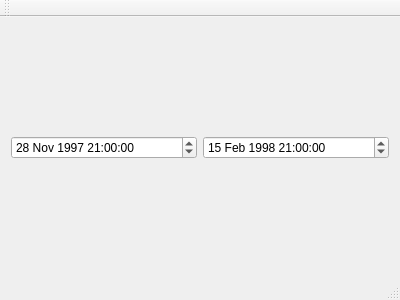
<?xml version="1.0" encoding="UTF-8"?>
<ui version="4.0">
 <class>MainWindow</class>
 <widget class="QMainWindow" name="MainWindow">
  <property name="geometry">
   <rect>
    <x>0</x>
    <y>0</y>
    <width>400</width>
    <height>300</height>
   </rect>
  </property>
  <property name="windowTitle">
   <string>MainWindow</string>
  </property>
  <widget class="QWidget" name="centralWidget">
   <layout class="QVBoxLayout" name="verticalLayout">
    <item>
     <layout class="QHBoxLayout" name="horizontalLayout">
      <item>
       <widget class="QDateTimeEdit" name="dateTimeEdit">
        <property name="dateTime">
         <datetime>
          <hour>21</hour>
          <minute>0</minute>
          <second>0</second>
          <year>1997</year>
          <month>11</month>
          <day>28</day>
         </datetime>
        </property>
        <property name="date">
         <date>
          <year>1997</year>
          <month>11</month>
          <day>28</day>
         </date>
        </property>
        <property name="time">
         <time>
          <hour>21</hour>
          <minute>0</minute>
          <second>0</second>
         </time>
        </property>
        <property name="timeSpec">
         <enum>Qt::UTC</enum>
        </property>
       </widget>
      </item>
      <item>
       <widget class="QDateTimeEdit" name="dateTimeEdit_2">
        <property name="dateTime">
         <datetime>
          <hour>21</hour>
          <minute>0</minute>
          <second>0</second>
          <year>1998</year>
          <month>2</month>
          <day>15</day>
         </datetime>
        </property>
        <property name="date">
         <date>
          <year>1998</year>
          <month>2</month>
          <day>15</day>
         </date>
        </property>
        <property name="time">
         <time>
          <hour>21</hour>
          <minute>0</minute>
          <second>0</second>
         </time>
        </property>
        <property name="timeSpec">
         <enum>Qt::UTC</enum>
        </property>
       </widget>
      </item>
     </layout>
    </item>
   </layout>
  </widget>
  <widget class="QMenuBar" name="menuBar">
   <property name="geometry">
    <rect>
     <x>0</x>
     <y>0</y>
     <width>400</width>
     <height>21</height>
    </rect>
   </property>
  </widget>
  <widget class="QToolBar" name="mainToolBar">
   <attribute name="toolBarArea">
    <enum>TopToolBarArea</enum>
   </attribute>
   <attribute name="toolBarBreak">
    <bool>false</bool>
   </attribute>
  </widget>
  <widget class="QStatusBar" name="statusBar"/>
 </widget>
 <layoutdefault spacing="6" margin="11"/>
 <resources/>
 <connections/>
</ui>
